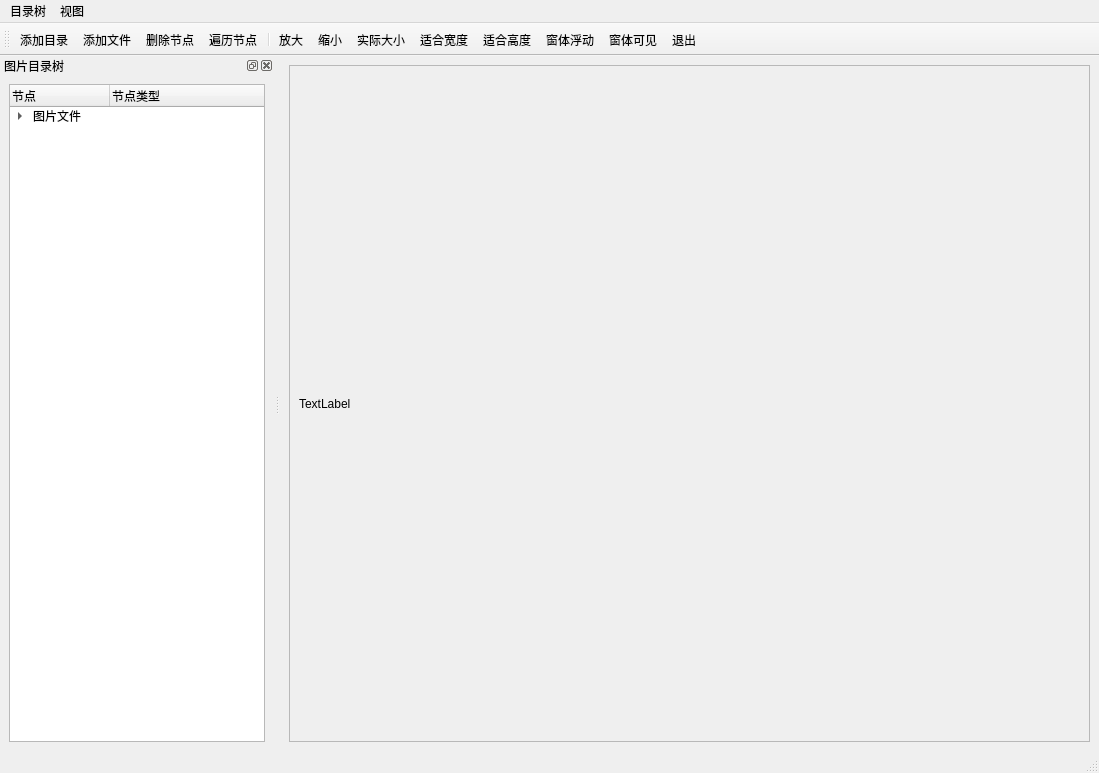
<?xml version="1.0" encoding="UTF-8"?>
<ui version="4.0">
 <class>TreeWidgets</class>
 <widget class="QMainWindow" name="TreeWidgets">
  <property name="geometry">
   <rect>
    <x>0</x>
    <y>0</y>
    <width>1099</width>
    <height>773</height>
   </rect>
  </property>
  <property name="windowTitle">
   <string>MainWindow</string>
  </property>
  <widget class="QWidget" name="centralwidget">
   <layout class="QHBoxLayout" name="horizontalLayout">
    <item>
     <widget class="QScrollArea" name="scrollArea">
      <property name="widgetResizable">
       <bool>true</bool>
      </property>
      <widget class="QWidget" name="scrollAreaWidgetContents">
       <property name="geometry">
        <rect>
         <x>0</x>
         <y>0</y>
         <width>717</width>
         <height>639</height>
        </rect>
       </property>
       <layout class="QVBoxLayout" name="verticalLayout">
        <item>
         <widget class="QLabel" name="label">
          <property name="text">
           <string>TextLabel</string>
          </property>
         </widget>
        </item>
       </layout>
      </widget>
     </widget>
    </item>
   </layout>
  </widget>
  <widget class="QMenuBar" name="menubar">
   <property name="geometry">
    <rect>
     <x>0</x>
     <y>0</y>
     <width>1099</width>
     <height>26</height>
    </rect>
   </property>
   <widget class="QMenu" name="menu">
    <property name="title">
     <string>目录树</string>
    </property>
    <addaction name="actionAddFolder"/>
    <addaction name="separator"/>
    <addaction name="actionAddFiles"/>
   </widget>
   <widget class="QMenu" name="menu_2">
    <property name="title">
     <string>视图</string>
    </property>
    <addaction name="actionZoomIn"/>
    <addaction name="actionZoomOut"/>
   </widget>
   <addaction name="menu"/>
   <addaction name="menu_2"/>
  </widget>
  <widget class="QStatusBar" name="statusbar"/>
  <widget class="QToolBar" name="toolBar">
   <property name="windowTitle">
    <string>toolBar</string>
   </property>
   <property name="toolButtonStyle">
    <enum>Qt::ToolButtonTextUnderIcon</enum>
   </property>
   <attribute name="toolBarArea">
    <enum>TopToolBarArea</enum>
   </attribute>
   <attribute name="toolBarBreak">
    <bool>false</bool>
   </attribute>
   <addaction name="actionAddFolder"/>
   <addaction name="actionAddFiles"/>
   <addaction name="actionDeleteItem"/>
   <addaction name="actionScanItems"/>
   <addaction name="separator"/>
   <addaction name="actionZoomIn"/>
   <addaction name="actionZoomOut"/>
   <addaction name="actionZoomRealSize"/>
   <addaction name="actionZoomFitW"/>
   <addaction name="actionZoomFitH"/>
   <addaction name="actionDockFloat"/>
   <addaction name="actionDockVisible"/>
   <addaction name="actionQuit"/>
  </widget>
  <widget class="QDockWidget" name="dockWidget">
   <property name="allowedAreas">
    <set>Qt::LeftDockWidgetArea|Qt::RightDockWidgetArea</set>
   </property>
   <property name="windowTitle">
    <string>图片目录树</string>
   </property>
   <attribute name="dockWidgetArea">
    <number>1</number>
   </attribute>
   <widget class="QWidget" name="dockWidgetContents">
    <layout class="QHBoxLayout" name="horizontalLayout_2">
     <item>
      <widget class="QTreeWidget" name="treeFiles">
       <property name="lineWidth">
        <number>1</number>
       </property>
       <property name="itemsExpandable">
        <bool>true</bool>
       </property>
       <column>
        <property name="text">
         <string>节点</string>
        </property>
       </column>
       <column>
        <property name="text">
         <string>节点类型</string>
        </property>
       </column>
       <item>
        <property name="text">
         <string>图片文件</string>
        </property>
        <property name="icon">
         <iconset resource="res.qrc">
          <normaloff>:/Image/15.ico</normaloff>:/Image/15.ico</iconset>
        </property>
        <item>
         <property name="text">
          <string>分组节点</string>
         </property>
         <property name="icon">
          <iconset resource="res.qrc">
           <normaloff>:/Image/folder1.bmp</normaloff>:/Image/folder1.bmp</iconset>
         </property>
         <item>
          <property name="text">
           <string>图片节点</string>
          </property>
          <property name="icon">
           <iconset resource="res.qrc">
            <normaloff>:/Image/31.ico</normaloff>:/Image/31.ico</iconset>
          </property>
         </item>
        </item>
       </item>
      </widget>
     </item>
    </layout>
   </widget>
  </widget>
  <action name="actionAddFolder">
   <property name="icon">
    <iconset resource="res.qrc">
     <normaloff>:/Image/folder1.bmp</normaloff>:/Image/folder1.bmp</iconset>
   </property>
   <property name="text">
    <string>添加目录</string>
   </property>
   <property name="toolTip">
    <string>添加目录</string>
   </property>
  </action>
  <action name="actionAddFiles">
   <property name="icon">
    <iconset resource="res.qrc">
     <normaloff>:/Image/824.bmp</normaloff>:/Image/824.bmp</iconset>
   </property>
   <property name="text">
    <string>添加文件</string>
   </property>
   <property name="toolTip">
    <string>添加文件</string>
   </property>
  </action>
  <action name="actionZoomIn">
   <property name="icon">
    <iconset resource="res.qrc">
     <normaloff>:/Image/418.bmp</normaloff>:/Image/418.bmp</iconset>
   </property>
   <property name="text">
    <string>放大</string>
   </property>
   <property name="toolTip">
    <string>放大</string>
   </property>
  </action>
  <action name="actionZoomOut">
   <property name="icon">
    <iconset resource="res.qrc">
     <normaloff>:/Image/416.bmp</normaloff>:/Image/416.bmp</iconset>
   </property>
   <property name="text">
    <string>缩小</string>
   </property>
   <property name="toolTip">
    <string>缩小</string>
   </property>
  </action>
  <action name="actionZoomRealSize">
   <property name="icon">
    <iconset resource="res.qrc">
     <normaloff>:/Image/414.bmp</normaloff>:/Image/414.bmp</iconset>
   </property>
   <property name="text">
    <string>实际大小</string>
   </property>
   <property name="toolTip">
    <string>实际大小</string>
   </property>
  </action>
  <action name="actionZoomFitW">
   <property name="icon">
    <iconset resource="res.qrc">
     <normaloff>:/Image/424.bmp</normaloff>:/Image/424.bmp</iconset>
   </property>
   <property name="text">
    <string>适合宽度</string>
   </property>
  </action>
  <action name="actionDeleteItem">
   <property name="icon">
    <iconset resource="res.qrc">
     <normaloff>:/Image/delete1.bmp</normaloff>:/Image/delete1.bmp</iconset>
   </property>
   <property name="text">
    <string>删除节点</string>
   </property>
  </action>
  <action name="actionZoomFitH">
   <property name="icon">
    <iconset resource="res.qrc">
     <normaloff>:/Image/426.bmp</normaloff>:/Image/426.bmp</iconset>
   </property>
   <property name="text">
    <string>适合高度</string>
   </property>
  </action>
  <action name="actionScanItems">
   <property name="icon">
    <iconset resource="res.qrc">
     <normaloff>:/Image/fold.bmp</normaloff>:/Image/fold.bmp</iconset>
   </property>
   <property name="text">
    <string>遍历节点</string>
   </property>
  </action>
  <action name="actionDockVisible">
   <property name="icon">
    <iconset resource="res.qrc">
     <normaloff>:/Image/414.bmp</normaloff>:/Image/414.bmp</iconset>
   </property>
   <property name="text">
    <string>窗体可见</string>
   </property>
  </action>
  <action name="actionDockFloat">
   <property name="icon">
    <iconset resource="res.qrc">
     <normaloff>:/Image/814.bmp</normaloff>:/Image/814.bmp</iconset>
   </property>
   <property name="text">
    <string>窗体浮动</string>
   </property>
  </action>
  <action name="actionQuit">
   <property name="icon">
    <iconset resource="res.qrc">
     <normaloff>:/Image/exit.bmp</normaloff>:/Image/exit.bmp</iconset>
   </property>
   <property name="text">
    <string>退出</string>
   </property>
  </action>
 </widget>
 <resources>
  <include location="res.qrc"/>
 </resources>
 <connections>
  <connection>
   <sender>actionQuit</sender>
   <signal>triggered()</signal>
   <receiver>TreeWidgets</receiver>
   <slot>close()</slot>
   <hints>
    <hint type="sourcelabel">
     <x>-1</x>
     <y>-1</y>
    </hint>
    <hint type="destinationlabel">
     <x>482</x>
     <y>349</y>
    </hint>
   </hints>
  </connection>
 </connections>
</ui>
